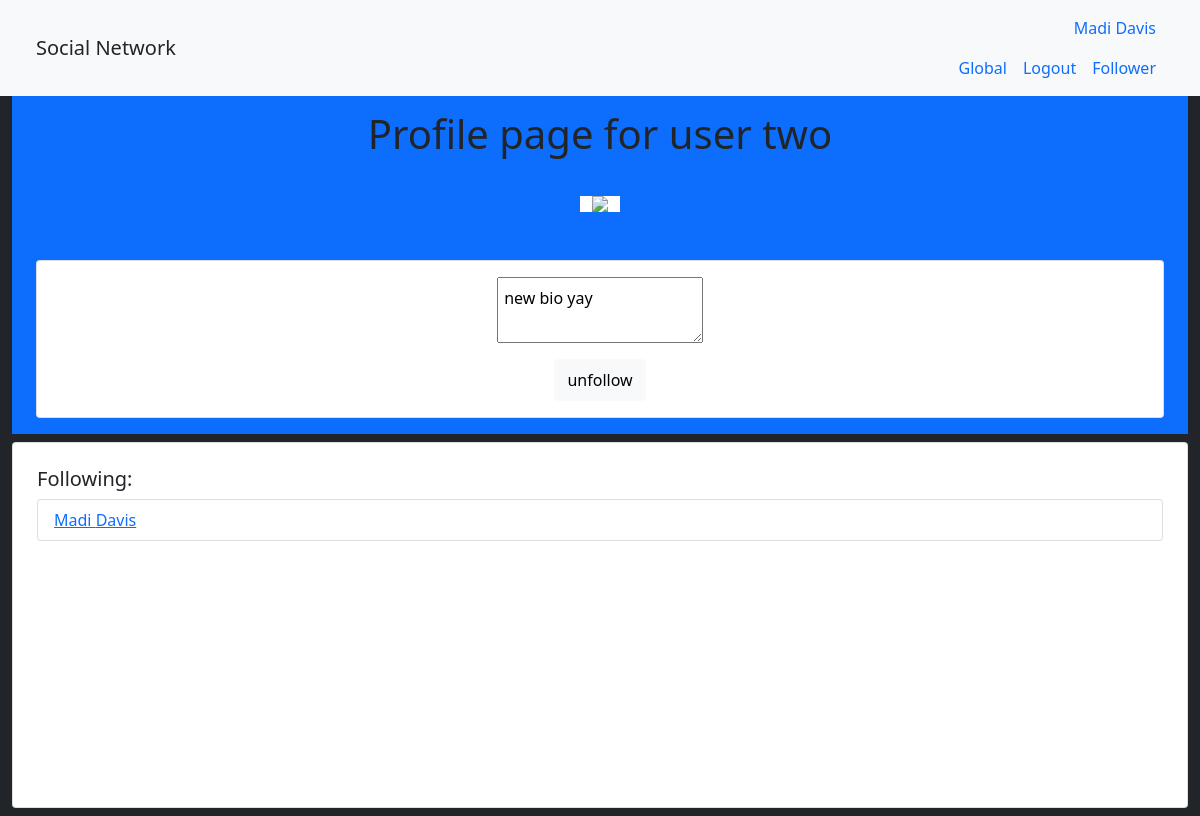
Screenshot of /socialnetwork/other-profile/2 (signed in) with the database file from the repository.
### socialnetwork/models.py (models this page shows)
class Profile(models.Model):
    profile_user = models.ForeignKey(User, on_delete=models.PROTECT)
    user_bio = models.CharField(max_length=200, default=" ")
    user_picture = models.FileField(blank=True)
    picture_type = models.CharField(max_length=200, default="None")
    followers = models.ManyToManyField(User, blank=True, related_name="user_following")

### socialnetwork/views.py (the view)
# urls.py: path('other-profile/<int:id>', views.follower_profile_action, name='other-profile'),
@login_required
def follower_profile_action(request, id):
    context = {}
    context['navigation_links'] = navigation_bar_setup('')
    context['page_name'] = "Profile page for "
    context['profile'] = Profile.objects.get(id=id)
    followers = context['profile'].followers.all()
    context["followers"] = Profile.objects.filter(profile_user__in=followers)
    if request.method == 'GET':
        if (context['profile'].profile_user in Profile.objects.get(profile_user=request.user).followers.all()):
            context["button_text"] = "unfollow"
        else: context["button_text"] = "follow"
    if request.method == 'POST':
        context["button_text"] = follow_unfollow_user(request, context['profile'])
    return render(request, 'socialnetwork/follower_profile.html', context)

### socialnetwork/views.py (called while the page is built)
def navigation_bar_setup(curr_page):
    if (curr_page == "login"):
        return {NavigationLink('id_register_link', 'Register', 'register', 'nav-link px-2')}
    elif (curr_page == "register"):
        return {NavigationLink('id_login_link', 'Login', 'login', 'nav-link px-2')}
    else:
        return {NavigationLink('id_nav_global_stream', 'Global', 'global', 'nav-link px-2 order-1'), NavigationLink('id_nav_follower_stream', 'Follower', 'follower', 'nav-link px-2 order-2'), NavigationLink('id_nav_logout', 'Logout', 'logout', 'nav-link px-2 order-3')}

### socialnetwork/templates/socialnetwork/follower_profile.html (shortened to what this page needs)
{% extends "socialnetwork/profile.html" %}
{% load static %}
{% block profile-page %}
<div class="card justify-content-center align-items-center my-2 p-2" id="id_profile_edit_div">
    <form class="d-flex flex-column justify-content-center align-items-center" method="post" action="{% url 'other-profile' profile.id %}">
            <textarea readonly class="form-control-plain-text py-2 my-2" id="id_user_bio"> {{profile.user_bio}}</textarea>
            <button type="submit" class="btn btn-light py-2 my-2" id="id_{{button_text}}">{{button_text}}</button>
    </form>
</div>
{% endblock %}

### socialnetwork/templates/socialnetwork/profile.html
{% extends "socialnetwork/navbar.html" %}
{% block content %}
{% load static %}
<div class="d-flex flex-column justify-content-start align-items-stretch flex-nowrap bg-dark"
    id="id_profile_content">
    <div class="bg-primary d-flex flex-column justify-content-around align-items-center py-2"
        id="id_profile_header_row">
        <div class="row justify-content-center align-items-center mb-2">
            <span class="profile-page-name" id="id_page_name">{{page_name}} {{profile.profile_user.first_name}} {{profile.profile_user.last_name}}</span>
        </div>
        <div class="row justify-content-center align-items-center bg-white my-4" id="id_profile_image_div">
            {% if profile.picture_type == 'None' %}
                <img src="{% static 'socialnetwork/profile_image.png' %}" id="id_user_picture">
            {% else %}
                <img src="{% url 'photo' profile.id %}" id="id_user_picture">
            {% endif %}
        </div>
    </div>
    <div class="container-fluid  bg-primary justify-content-center align-items-center py-2">
        {% block profile-page  %}
        {% endblock %}
    </div>
    <div class="card flex-grow-1 my-2 p-2" id="id_follower_list_div">
        <div class="card-body">
            <h5 class="card-title mb-2">Following:</h5>
            <ul class="list-group list-group-light">
                {% for follower in followers %}
                    <li class="list-group-item">
                        <a class="text" id="id_profile_link_{{follower.profile_user.username}}" href="{% url 'other-profile' follower.id %}">{{follower.profile_user.first_name}} {{follower.profile_user.last_name}}</a>
                    </li>
                {% endfor %}
            </ul>
        </div>
    </div>
</div>
{% endblock %}

### socialnetwork/templates/socialnetwork/navbar.html
{% extends "socialnetwork/base.html" %}
{% block navigation-bar %}
<nav class= "navbar bg-light">
    <div class="container-fluid">
        <span class="navbar-brand" id="id_site_name">Social Network</span>
        <div class="navbar-nav d-flex flex-column align-items-end">
            {% if user.is_authenticated and page_name != "Login" and pagename != "Register"%}
                <span><a class="nav-link px-2" id='id_nav_profile' href='{% url 'profile' %}''>{{user.first_name}} {{user.last_name}}</a></span>
            {% else %}
                <span>&nbsp;</span>
            {% endif %}
            <ul class="navbar-nav d-flex flex-row justify-content-end, align-items-center">
                {% for item in navigation_links %}
                    <li><a class='{{item.class_name}}' id='{{item.id}}' href='{% url item.link %}''>{{item.inner_text}}</a></li>
                {% endfor %}
            </ul>
        </div>
    </div>
</nav>
{% endblock %}

### socialnetwork/static/socialnetwork/base.css (style rules this page uses)
body { background: cyan !important; }
.profile-page-name { font-size: 5vh; }
#id_profile_header_row { width: 100%; }
#id_user_picture { width: auto; max-height: 5vh !important; }
#id_user_bio { max-height: 10vh !important; }

### rows the page displays
Profile: profile_user.first_name "user", profile_user.last_name "two", user_bio "new bio yay"
Profile: profile_user.first_name "Madi", profile_user.last_name "Davis"

### other values shown
{{ user.first_name }} "Madi"
{{ user.last_name }} "Davis"
{{ item.inner_text }} "Global" "Logout" "Follower"
{{ page_name }} "Profile page for"
{{ button_text }} "unfollow"
